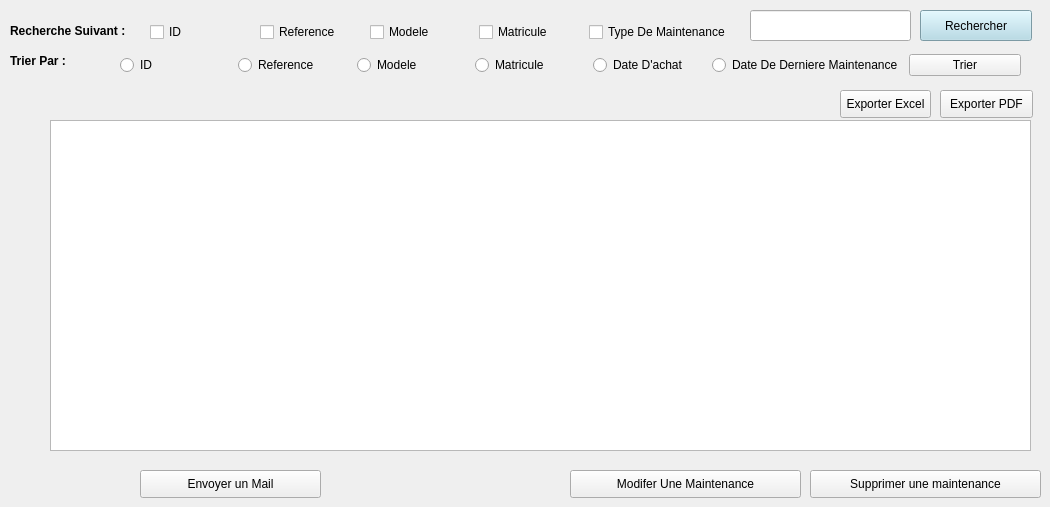
                  <widget class="QWidget" name="affichermaintenance">
                   <attribute name="title">
                    <string>Afficher equipement et leurs maintenances</string>
                   </attribute>
                   <widget class="QPushButton" name="pushButton_modifiermaint">
                    <property name="geometry">
                     <rect>
                      <x>570</x>
                      <y>470</y>
                      <width>231</width>
                      <height>28</height>
                     </rect>
                    </property>
                    <property name="text">
                     <string>Modifer Une Maintenance</string>
                    </property>
                    <property name="icon">
                     <iconset>
                      <normaloff>../../../../../../../../icons/modifierpanne.png</normaloff>../../../../../../../../icons/modifierpanne.png</iconset>
                    </property>
                    <property name="checkable">
                     <bool>true</bool>
                    </property>
                   </widget>
                   <widget class="QPushButton" name="pushButton_supprimermaint">
                    <property name="geometry">
                     <rect>
                      <x>810</x>
                      <y>470</y>
                      <width>231</width>
                      <height>28</height>
                     </rect>
                    </property>
                    <property name="text">
                     <string>Supprimer une maintenance</string>
                    </property>
                    <property name="icon">
                     <iconset>
                      <normaloff>../../../../../../../../icons/supppanne.png</normaloff>../../../../../../../../icons/supppanne.png</iconset>
                    </property>
                   </widget>
                   <widget class="QTableView" name="tableView_maint">
                    <property name="geometry">
                     <rect>
                      <x>50</x>
                      <y>120</y>
                      <width>981</width>
                      <height>331</height>
                     </rect>
                    </property>
                   </widget>
                   <widget class="QPushButton" name="pushButton_email">
                    <property name="geometry">
                     <rect>
                      <x>140</x>
                      <y>470</y>
                      <width>181</width>
                      <height>28</height>
                     </rect>
                    </property>
                    <property name="text">
                     <string>Envoyer un Mail</string>
                    </property>
                    <property name="icon">
                     <iconset>
                      <normaloff>../../../../../../../../icons/mail.png</normaloff>../../../../../../../../icons/mail.png</iconset>
                    </property>
                   </widget>
                   <widget class="QLabel" name="label_106">
                    <property name="geometry">
                     <rect>
                      <x>10</x>
                      <y>50</y>
                      <width>71</width>
                      <height>21</height>
                     </rect>
                    </property>
                    <property name="font">
                     <font>
                      <weight>75</weight>
                      <bold>true</bold>
                     </font>
                    </property>
                    <property name="text">
                     <string>Trier Par :</string>
                    </property>
                   </widget>
                   <widget class="QLabel" name="label_107">
                    <property name="geometry">
                     <rect>
                      <x>10</x>
                      <y>10</y>
                      <width>131</width>
                      <height>41</height>
                     </rect>
                    </property>
                    <property name="font">
                     <font>
                      <weight>75</weight>
                      <bold>true</bold>
                     </font>
                    </property>
                    <property name="text">
                     <string>Recherche Suivant :</string>
                    </property>
                   </widget>
                   <widget class="QPushButton" name="pushButton_recherche_2">
                    <property name="geometry">
                     <rect>
                      <x>920</x>
                      <y>10</y>
                      <width>112</width>
                      <height>31</height>
                     </rect>
                    </property>
                    <property name="palette">
                     <palette>
                      <active>
                       <colorrole role="WindowText">
                        <brush brushstyle="SolidPattern">
                         <color alpha="255">
                          <red>0</red>
                          <green>0</green>
                          <blue>127</blue>
                         </color>
                        </brush>
                       </colorrole>
                       <colorrole role="Button">
                        <brush brushstyle="SolidPattern">
                         <color alpha="255">
                          <red>173</red>
                          <green>216</green>
                          <blue>230</blue>
                         </color>
                        </brush>
                       </colorrole>
                       <colorrole role="Base">
                        <brush brushstyle="SolidPattern">
                         <color alpha="255">
                          <red>173</red>
                          <green>216</green>
                          <blue>230</blue>
                         </color>
                        </brush>
                       </colorrole>
                       <colorrole role="Window">
                        <brush brushstyle="SolidPattern">
                         <color alpha="255">
                          <red>173</red>
                          <green>216</green>
                          <blue>230</blue>
                         </color>
                        </brush>
                       </colorrole>
                      </active>
                      <inactive>
                       <colorrole role="WindowText">
                        <brush brushstyle="SolidPattern">
                         <color alpha="255">
                          <red>0</red>
                          <green>0</green>
                          <blue>127</blue>
                         </color>
                        </brush>
                       </colorrole>
                       <colorrole role="Button">
                        <brush brushstyle="SolidPattern">
                         <color alpha="255">
                          <red>173</red>
                          <green>216</green>
                          <blue>230</blue>
                         </color>
                        </brush>
                       </colorrole>
                       <colorrole role="Base">
                        <brush brushstyle="SolidPattern">
                         <color alpha="255">
                          <red>173</red>
                          <green>216</green>
                          <blue>230</blue>
                         </color>
                        </brush>
                       </colorrole>
                       <colorrole role="Window">
                        <brush brushstyle="SolidPattern">
                         <color alpha="255">
                          <red>173</red>
                          <green>216</green>
                          <blue>230</blue>
                         </color>
                        </brush>
                       </colorrole>
                      </inactive>
                      <disabled>
                       <colorrole role="WindowText">
                        <brush brushstyle="SolidPattern">
                         <color alpha="255">
                          <red>120</red>
                          <green>120</green>
                          <blue>120</blue>
                         </color>
                        </brush>
                       </colorrole>
                       <colorrole role="Button">
                        <brush brushstyle="SolidPattern">
                         <color alpha="255">
                          <red>173</red>
                          <green>216</green>
                          <blue>230</blue>
                         </color>
                        </brush>
                       </colorrole>
                       <colorrole role="Base">
                        <brush brushstyle="SolidPattern">
                         <color alpha="255">
                          <red>173</red>
                          <green>216</green>
                          <blue>230</blue>
                         </color>
                        </brush>
                       </colorrole>
                       <colorrole role="Window">
                        <brush brushstyle="SolidPattern">
                         <color alpha="255">
                          <red>173</red>
                          <green>216</green>
                          <blue>230</blue>
                         </color>
                        </brush>
                       </colorrole>
                      </disabled>
                     </palette>
                    </property>
                    <property name="text">
                     <string>Rechercher</string>
                    </property>
                    <property name="icon">
                     <iconset>
                      <normaloff>../../../../../../../../icons/loop.png</normaloff>../../../../../../../../icons/loop.png</iconset>
                    </property>
                    <property name="checkable">
                     <bool>true</bool>
                    </property>
                   </widget>
                   <widget class="QLineEdit" name="lineEdit_recherchemaint">
                    <property name="geometry">
                     <rect>
                      <x>750</x>
                      <y>10</y>
                      <width>161</width>
                      <height>31</height>
                     </rect>
                    </property>
                    <property name="text">
                     <string/>
                    </property>
                   </widget>
                   <widget class="QWidget" name="layoutWidget_12">
                    <property name="geometry">
                     <rect>
                      <x>120</x>
                      <y>50</y>
                      <width>901</width>
                      <height>31</height>
                     </rect>
                    </property>
                    <layout class="QHBoxLayout" name="horizontalLayout_61">
                     <item>
                      <widget class="QRadioButton" name="radioButton_tri_IDmaint">
                       <property name="text">
                        <string>ID</string>
                       </property>
                      </widget>
                     </item>
                     <item>
                      <widget class="QRadioButton" name="radioButton_triref2">
                       <property name="text">
                        <string>Reference</string>
                       </property>
                      </widget>
                     </item>
                     <item>
                      <widget class="QRadioButton" name="radioButton_trimod2">
                       <property name="text">
                        <string>Modele</string>
                       </property>
                      </widget>
                     </item>
                     <item>
                      <widget class="QRadioButton" name="radioButton_trimatricule">
                       <property name="text">
                        <string>Matricule</string>
                       </property>
                      </widget>
                     </item>
                     <item>
                      <widget class="QRadioButton" name="radioButton_tridate2">
                       <property name="text">
                        <string>Date D'achat</string>
                       </property>
                      </widget>
                     </item>
                     <item>
                      <widget class="QRadioButton" name="radioButton_tridatemaint">
                       <property name="text">
                        <string>Date De Derniere Maintenance</string>
                       </property>
                      </widget>
                     </item>
                     <item>
                      <widget class="QPushButton" name="pushButton_trier_2">
                       <property name="text">
                        <string>Trier</string>
                       </property>
                       <property name="icon">
                        <iconset>
                         <normaloff>../../../../../../../../icons/TriMan-300x300.png</normaloff>../../../../../../../../icons/TriMan-300x300.png</iconset>
                       </property>
                       <property name="checkable">
                        <bool>true</bool>
                       </property>
                      </widget>
                     </item>
                    </layout>
                   </widget>
                   <widget class="QWidget" name="layoutWidget_13">
                    <property name="geometry">
                     <rect>
                      <x>150</x>
                      <y>20</y>
                      <width>581</width>
                      <height>24</height>
                     </rect>
                    </property>
                    <layout class="QHBoxLayout" name="horizontalLayout_62">
                     <item>
                      <widget class="QCheckBox" name="checkBox_search_IDmaint">
                       <property name="text">
                        <string>ID</string>
                       </property>
                       <property name="autoExclusive">
                        <bool>true</bool>
                       </property>
                      </widget>
                     </item>
                     <item>
                      <widget class="QCheckBox" name="checkBox_search_refmaint">
                       <property name="text">
                        <string>Reference</string>
                       </property>
                       <property name="autoExclusive">
                        <bool>true</bool>
                       </property>
                      </widget>
                     </item>
                     <item>
                      <widget class="QCheckBox" name="checkBox_search_modelemaint">
                       <property name="text">
                        <string>Modele</string>
                       </property>
                       <property name="autoExclusive">
                        <bool>true</bool>
                       </property>
                      </widget>
                     </item>
                     <item>
                      <widget class="QCheckBox" name="checkBox_search_matriculemaint">
                       <property name="text">
                        <string>Matricule</string>
                       </property>
                       <property name="autoExclusive">
                        <bool>true</bool>
                       </property>
                      </widget>
                     </item>
                     <item>
                      <widget class="QCheckBox" name="checkBox_search_typemaint">
                       <property name="text">
                        <string>Type De Maintenance</string>
                       </property>
                       <property name="autoExclusive">
                        <bool>true</bool>
                       </property>
                      </widget>
                     </item>
                    </layout>
                   </widget>
                   <widget class="QPushButton" name="pushButtonExporterMain">
                    <property name="geometry">
                     <rect>
                      <x>840</x>
                      <y>90</y>
                      <width>91</width>
                      <height>28</height>
                     </rect>
                    </property>
                    <property name="text">
                     <string>Exporter Excel</string>
                    </property>
                   </widget>
                   <widget class="QPushButton" name="pushButtonExporterMain_2">
                    <property name="geometry">
                     <rect>
                      <x>940</x>
                      <y>90</y>
                      <width>93</width>
                      <height>28</height>
                     </rect>
                    </property>
                    <property name="text">
                     <string>Exporter PDF</string>
                    </property>
                   </widget>
                  </widget>
